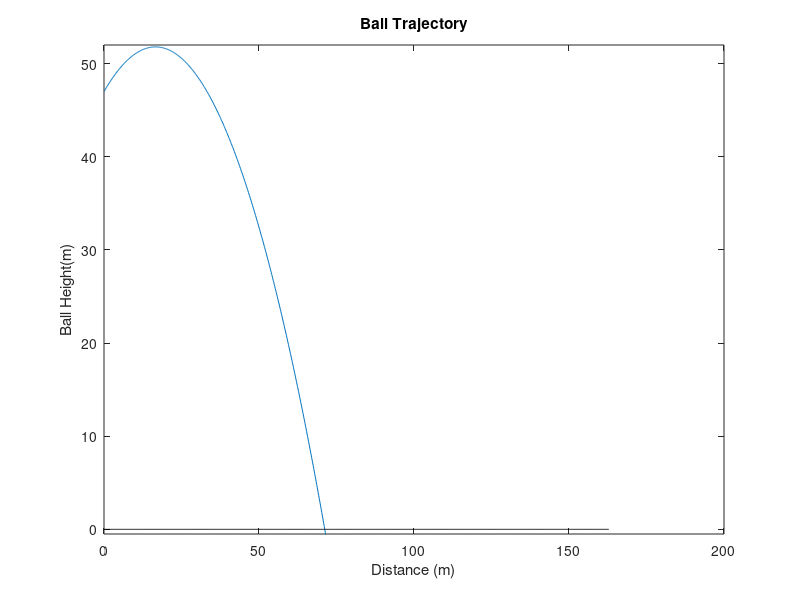

This figure's MATLAB source:

xy = 17 + 30;
h = 1 * xy; %% Initial Height of ball at release 
g = 9.8; %% gravitational acceleration due to gravity
v = 4 * xy; %% Velocity of ball at release 
ang = 30; %% Angle of the velocity vector at the time of release
t = linspace(0 , 1, 1000); %% Time vector of the ball
theta = (ang * (pi/180)); %% Radians to degree conversion factor 
x= v * cos(theta).*t; %% Distance
second_part = t - 0.5*g*t.^2;
y = h + (v*sin(theta))* second_part; %% Height
[error,gInd]=min(abs(y)); %% Index of the ball
xGround = x(gInd); %% Distance at which the ball hits the ground
disp(["The ball hits the ground at ",num2str(xGround), " meters"])
figure;
plot(x,y);
xlabel('Distance (m)');
ylabel('Ball Height(m)');
title('Ball Trajectory');
hold on;
plot(x,0+0*x,'k-');
ylim([-0.5,ceil(max(y))]);

